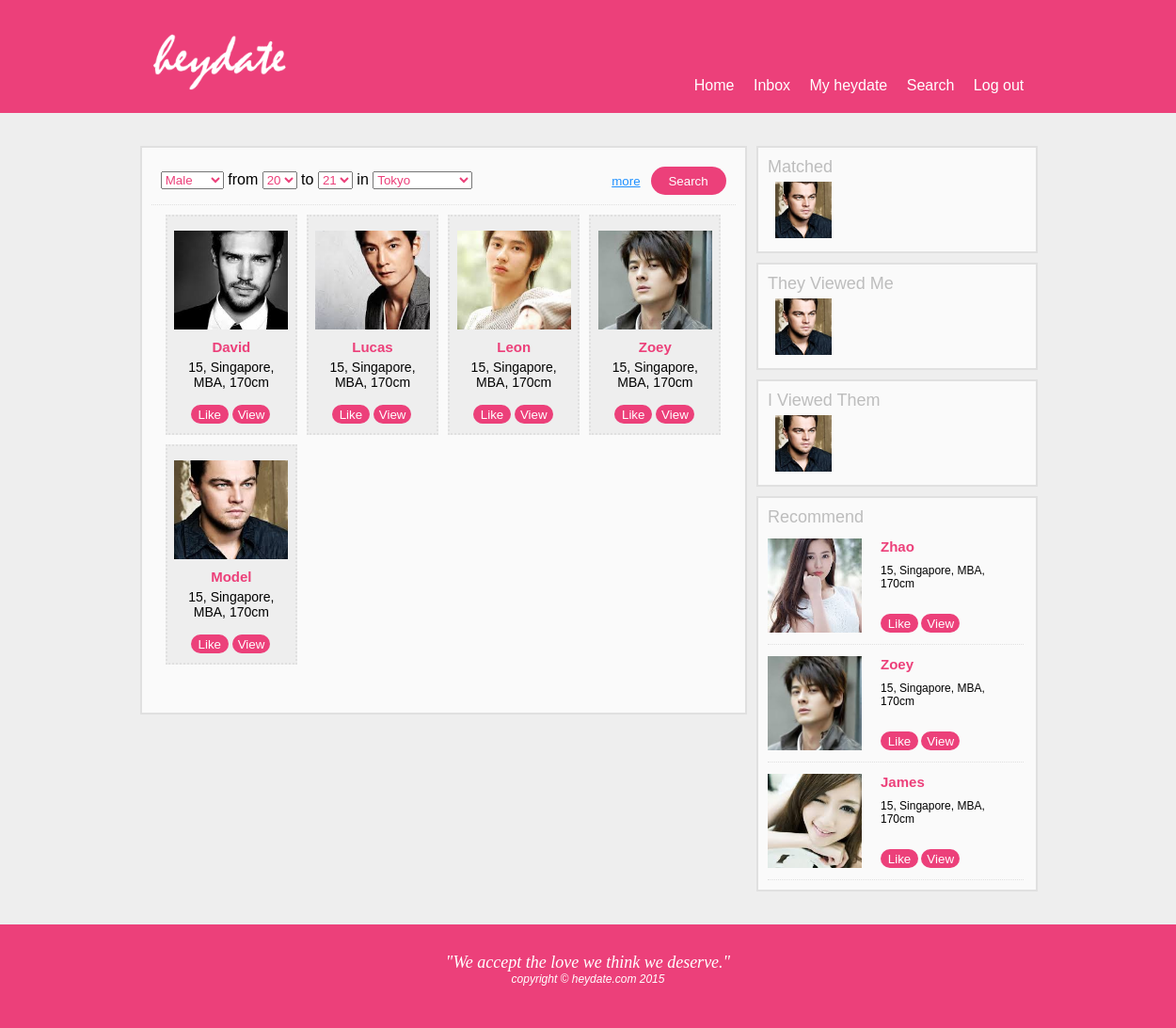
The app's page /search_results.php (signed in) with its own data.
### tables this page shows
create table users_account 
(	userID int unsigned not null auto_increment primary key,
	name varchar(20) not null, 
    password varchar(40) not null,
    email varchar(100) not null,   
    birthdate date not null,
    gender set('Male','Female') not null,
    city varchar(30) not null,
    height int unsigned not null,
    education varchar(20) not null, 
    profilePhoto varchar(50) DEFAULT NULL
);

### dbconnect.php (called while the page is built, shortened)
<?php
$Cities = array(
   "Tokyo",
   "Mexico City",
   "New York City",
   "Mumbai",
   "Seoul",
   "Shanghai",
   "Lagos",
   "Sao Paulo",
   "Cairo",
   "London",
   "Singapore");
function get_basic_info($userID, $db) {
    $query = 'select * from users_account '."where userID=".$userID;
    $result = $db->query($query);
    $row = $result->fetch_assoc();
    return $row;
}
function cal_age($birthdate) {
    $bday=date_create($birthdate);
    $today=date_create();
    $diff=date_diff($bday,$today);
    return $diff->y;
}
?>

### right_record_bar.php (called while the page is built, shortened)
<?php
    $query = 'select * from users_account where userID in'.
             '(SELECT userID2 from users_relationship AS X where(userID1 = '.$_SESSION['valid_userID'].' and status="Like")'.
             ' and userID2 IN (select userID1 from users_relationship where userID2= '.$_SESSION['valid_userID'].' and status="Like"))';
    $match_result = $db->query($query);
    $query = 'select * from users_account where userID <> '.$_SESSION['valid_userID'].' and city in (select city from users_account where userID='.$_SESSION['valid_userID'].') order by rand() LIMIT 3';
    $recommend_result = $db->query($query);
    $subset = 'select * from users_relationship where userID1='.$_SESSION['valid_userID'];
    $query = 'select * from users_account right join ('.$subset.') as X on users_account.userID=X.userID2 order by statusTime desc';
    $youview_result = $db->query($query);
    $subset = 'select * from users_relationship where userID2='.$_SESSION['valid_userID'];
    $query = 'select * from users_account right join ('.$subset.') as X on users_account.userID=X.userID1 order by statusTime desc';
    $viewyou_result = $db->query($query);
?>

### search_results.php (the view, shortened to what this page needs)
<?php
include "dbconnect.php";
?>
<?php
    if(isset($_POST['search'])){
        $gender = $_POST['gender'];
        $min_age = $_POST['min_age'];
        $max_age = $_POST['max_age'];
        $city = $_POST['city'];
        $date=date_create();
        date_add($date,date_interval_create_from_date_string('-'.$max_age.' years'));
        $bday_upbound = date_format($date, "Y-m-d");
        $date=date_create();
        date_add($date,date_interval_create_from_date_string('-'.$min_age.' years'));
        $bday_lowbound = date_format($date, "Y-m-d");
        $birthdate_range ='';
        $min_height = $_POST['min_height'];
        $query_min_height = ($min_height==0)?'':' AND height>'.$min_height;
        $max_height = $_POST['max_height'];
        $query_max_height = ($max_height==0)?'':' AND height<'.$max_height;
        $education = $_POST['education'];
        $query_education = ($education=="Any")?'':' AND education="'.$education.'"';
        $query = 'SELECT * FROM users_account WHERE '.$birthdate_range.' gender="'.$gender.'" AND city="'.$city.'"'.$query_min_height.$query_max_height.$query_education;
    } else {
        $row = get_basic_info($_SESSION["valid_userID"], $db);
        $gender = ($row['gender']=="Male")?"Female":"Male";
        $query = 'SELECT * FROM users_account WHERE gender="'.$gender.'"';
    }
?>
<html>
<head>
  <link rel="stylesheet" type="text/css" href="css/main.css">
  <link rel="stylesheet" href="css/search_results.css">
</head>
<body>
  <div class="banner" id="banner_top">
    <a href="index.php"><img src="img/logo.png" height="120" width="160" style="margin-left: 11.5%"></a>
    <nav>
      <a href="index.php">Home</a>
      <a href="">Inbox</a>
      <a href="profile.php">My heydate</a>
      <a href="search_results.php">Search</a>
      <a href="logout.php">Log out</a>
    </nav>
  </div>
  <div class="container">
    <div class="sub_container left main">
      <form class="section_container" id="search_selector" action="search_results.php?advanced_search=1" method="post">
        <div class="wrapper">
          <div class="left" style="margin-top:5">
            <select name="gender">
              <option value="Male" <?php echo $gender=='Male'?'selected':''; ?> >Male</option>
            </select>
            from
            <select name="min_age">
              <option value="20">20</option>
            </select>
            to
            <select name="max_age">
              <option value="21">21</option>
            </select>
            in
            <select name="city" id="listBox" required="required">
              <?php foreach($Cities as $citytmp){
               echo '<option value='.$citytmp.(($citytmp==$city)?' selected':'').'>'.$citytmp.'</option>';
              } ?>
            </select>
          </div>
          <button class="right" type="submit" name="search">Search</button>
          <button type="button" class="right" id="more_button" onclick="showHide('expand')">more</button>
        </div>
      </form>
      <div class="section_container">
        <?php
          $result = $db->query($query);
          if($result->num_rows>0){
            while($row = $result->fetch_assoc()){
               echo '
               <div class="result_box left">
                <a href="browse_profile.php?customerID='.$row['userID'].'"><div class="image_container_100" style="background-image: url(users_profile_photo/'.($row['profilePhoto']!=Null?$row['profilePhoto']:'default_male.jpg').');"></div></a>
                <div class="profile_summary">
                  <label id="profile_name">'.$row['name'].'</label>
                  <div>'.cal_age($row['birthdate']).', '.$row['city'].', '.$row['education'].', '.$row['height'].'cm</div>
                  <div class="bottom">
                    <button>Like</button>
                    <button>View</button>
                  </div>
                </div>
               </div>
               ';
            }
          }else{
              echo 'Found nothing';
          }
        ?>
      </div>
    </div>
    <div class="sub_container right clear_right sidebar">
      <?php
      include "right_record_bar.php";
      ?>
      <label>Matched</label>
      <div class="clear">
        <?php
        if ($match_result->num_rows>0) {
          while($row = $match_result->fetch_assoc()){
             echo '<a href="profile.php?customerID='.$row['userID'].'">';
             echo '<div class="left small_img image_container_60" style="background-image: url(users_profile_photo/'.($row['profilePhoto']!=Null?$row['profilePhoto']:'default_male.jpg').');"></div> ';
             echo "</a>";
          }
        } else {
          echo "<br><label>No one has matched with you yet.</label>";
        }
        ?>
      </div>
    </div>
    <div class="sub_container right clear_right sidebar">
      <label>They Viewed Me</label>
      <div class="clear">
        <?php
        if ($viewyou_result->num_rows>0) {
          while($row = $viewyou_result->fetch_assoc()){
             echo '<a href="profile.php?customerID='.$row['userID'].'">';
             echo '<div class="left small_img image_container_60" style="background-image: url(users_profile_photo/'.($row['profilePhoto']!=Null?$row['profilePhoto']:'default_male.jpg').');"></div> ';
             echo "</a>";
          }
        } else {
          echo "<br><label>No one has viewed you yet.</label>";
        }
        ?>
      </div>
    </div>
    <div class="sub_container right clear_right sidebar">
      <label>I Viewed Them</label>
      <div class="clear">
        <?php
        if ($youview_result->num_rows>0) {
          while($row = $youview_result->fetch_assoc()){
             echo '<a href="profile.php?customerID='.$row['userID'].'">';
             echo '<div class="left small_img image_container_60" style="background-image: url(users_profile_photo/'.($row['profilePhoto']!=Null?$row['profilePhoto']:'default_male.jpg').');"></div> ';
             echo "</a>";
          }
        } else {
          echo "<br><label>You have not viewed anyone yet.</label>";
        }
        ?>
      </div>
    </div>
    <div class="sub_container right clear_right sidebar recommend">
      <label>Recommend</label>
      <div class="clear">
        <?php
        if ($recommend_result->num_rows>0) {
          while($row = $recommend_result->fetch_assoc()){
             echo '<div class="findlover_box left">';
             echo '<a href="profile.php?customerID='.$row['userID'].'">';
             echo '<div class="image_container_100" style="background-image: url(users_profile_photo/'.($row['profilePhoto']!=Null?$row['profilePhoto']:'default_male.jpg').');"></div> ';
             echo "</a>";
             echo '
               <div class="left profile_summary">
                 <label class="left" id="profile_name">'.$row['name'].'</label>
                 <div class="clear_left">'.cal_age($row['birthdate']).', '.$row['city'].', '.$row['education'].', '.$row['height'].'cm</div>
                 <div class="bottom">
                   <button>Like</button>
                   <button>View</button>
                 </div>
               </div>
             </div>
             ';
          }
        } else {
          echo "<br><label>No recommend for you yet.</label>";
        }
        ?>
      </div>
    </div>
  </div>
  <div class="banner" id="banner_footer">
    <mistral>"We accept the love we think we deserve."</mistral><br>
    copyright &copy heydate.com 2015
  </div>
</body>
</html>

### css/main.css (style rules this page uses)
body { margin: 0; font-family: "arial"; }
.left { float: left; }
.right { float: right; }
.bottom { position: absolute; bottom: 0; }
.clear { clear: both; }
.clear_right { clear: right; }
.clear_left { clear: left; }
.wrapper { overflow: auto; }
.banner { width: 100%; position: relative; background-color: #ec407a; color: white; min-width: 1160px; }
#banner_top { height: 120px; }
#banner_footer { height: 80px; text-align: center; font-style: italic; font-size: 12; bottom: 0; padding-top: 30px; }
label { font-size: 18; color: #bdbdbd; }
select { color: #ec407a; }
nav { position: absolute; bottom: 20px; right: 10px; margin-right: 11.5%; }
a { text-decoration: none; margin: 0 8px; }
nav a { color: white; }
.container { padding: 30px 11.5% 30px 11.5%; width: 77%; min-width: 964px; position: relative; overflow: auto; background-color: #eeeeee; }
.sub_container { padding: 10px 10px 10px 10px; margin: 5px; background-color: #fafafa; border-style: solid; border-width: 2px; border-color: #e0e0e0; overflow: auto; }
.section_container { margin-bottom: 20px; padding: 10px; position: relative; overflow: auto; }
.profile_summary { margin-left: 7px; color: black; position: relative; height: 180; }
.recommend .profile_summary { height: 100; max-width: 50%; font-size: 12; }
button { background-color: #ec407a; color: white; height: 30px; border-radius: 20px; border-width: 0; min-width: 80px; cursor: pointer; }
.profile_summary button { height: 20px; min-width: 40px; margin-top: 15px; }
#profile_name { font-weight: bold; color: #ec407a; font-size: 15; margin-bottom: 10px; }
mistral { font-family: "mistral"; font-size: 150%; }
.findlover_box { padding:12 0 12 0; width: 49%; display: block; border-bottom-width: 1px; border-bottom-style: dotted; border-bottom-color: #e0e0e0; }
.main { width: 64.4%; min-height: 580px; }
.sidebar { width: 28.5%; min-height: 90px; }
.image_container_100 { height: 100px; width: 100px; background-size: cover; background-repeat: no-repeat; float:left; background-position: center; }
.image_container_60 { height: 60px; width: 60px; background-size: cover; background-repeat: no-repeat; float:left; background-position: center; margin: 5 0 0 8; }

### css/search_results.css (style rules this page uses)
.findlover_box { width: 99%; }
.recommend .profile_summary { margin-left: 20px; }
#search_selector { height: 30; border-bottom-width: 1px; border-bottom-style: dotted; border-bottom-color: #e0e0e0; margin-bottom: 0; transition-duration: 1s; overflow-y: hidden; }
.result_box { background-color: #eeeeee; width: 21%; height: 200; margin: 0 5 10 5; text-align: center; padding: 15 5 15 5; border-width: 2px; border-style: dotted; border-color: #e0e0e0; }
.result_box div { margin: 0 auto; padding-top: 5px; }
.result_box .image_container_100 { text-align: center; width: 96%; margin-left: 2.5px; margin-bottom: 10px; overflow: auto; background-color: black; }
.result_box a { margin: 0 0 0 0; }
.sub_container a { margin: 0; }
.result_box .profile_summary { font-size: 14; height: 200; }
.result_box .profile_summary .bottom { margin-left: 20; }
#more_button { margin-right:5; background-color: transparent; color: dodgerblue; text-decoration: underline; min-width: 0; }

### records on screen
users_account: gender "Male"
users_account: profilePhoto (picture), name "David", birthdate "15", city "Singapore", education "MBA", height "170"
users_account: profilePhoto (picture), name "Lucas", birthdate "15", city "Singapore", education "MBA", height "170"
users_account: profilePhoto (picture), name "Leon", birthdate "15", city "Singapore", education "MBA", height "170"
users_account: profilePhoto (picture), name "Zoey", birthdate "15", city "Singapore", education "MBA", height "170"
users_account: profilePhoto (picture), name "Model", birthdate "15", city "Singapore", education "MBA", height "170"
users_account: profilePhoto (picture), name "Zhao", birthdate "15", city "Singapore", education "MBA", height "170"
users_account: profilePhoto (picture), name "James", birthdate "15", city "Singapore", education "MBA", height "170"

### other values on screen
form field city "Tokyo"
